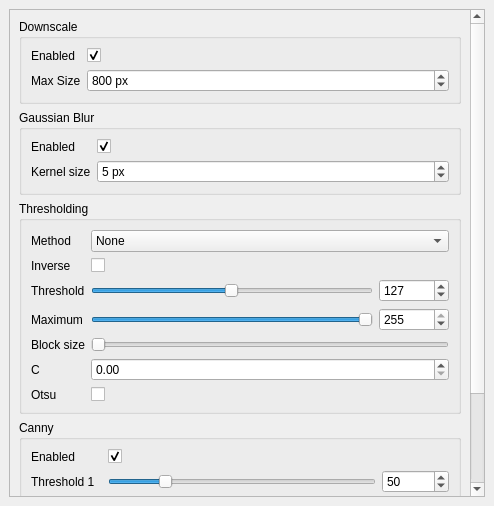
<?xml version="1.0" encoding="UTF-8"?>
<ui version="4.0">
 <class>PropertiesDock</class>
 <widget class="QDockWidget" name="PropertiesDock">
  <property name="geometry">
   <rect>
    <x>0</x>
    <y>0</y>
    <width>494</width>
    <height>506</height>
   </rect>
  </property>
  <property name="windowTitle">
   <string>Properties</string>
  </property>
  <widget class="QWidget" name="dockWidgetContents">
   <layout class="QGridLayout" name="layoutPropertiesDock">
    <item row="0" column="0">
     <widget class="QScrollArea" name="scrollareaPropertiesDock">
      <property name="widgetResizable">
       <bool>true</bool>
      </property>
      <widget class="QWidget" name="scrollAreaWidgetContents">
       <property name="geometry">
        <rect>
         <x>0</x>
         <y>-196</y>
         <width>460</width>
         <height>686</height>
        </rect>
       </property>
       <property name="sizePolicy">
        <sizepolicy hsizetype="Preferred" vsizetype="MinimumExpanding">
         <horstretch>0</horstretch>
         <verstretch>0</verstretch>
        </sizepolicy>
       </property>
       <layout class="QGridLayout" name="layoutScrollAreaPropertiesDock">
        <item row="4" column="0">
         <spacer name="verticalSpacer">
          <property name="orientation">
           <enum>Qt::Orientation::Vertical</enum>
          </property>
          <property name="sizeType">
           <enum>QSizePolicy::Policy::Expanding</enum>
          </property>
          <property name="sizeHint" stdset="0">
           <size>
            <width>20</width>
            <height>40</height>
           </size>
          </property>
         </spacer>
        </item>
        <item row="0" column="0">
         <widget class="QGroupBox" name="group0Downscale">
          <property name="sizePolicy">
           <sizepolicy hsizetype="Preferred" vsizetype="Fixed">
            <horstretch>0</horstretch>
            <verstretch>0</verstretch>
           </sizepolicy>
          </property>
          <property name="title">
           <string>Downscale</string>
          </property>
          <layout class="QFormLayout" name="layoutDownscale">
           <item row="1" column="0">
            <widget class="QLabel" name="labelDownscaleMaxSize">
             <property name="text">
              <string>Max Size</string>
             </property>
            </widget>
           </item>
           <item row="1" column="1">
            <widget class="QSpinBox" name="spinboxDownscaleMaxSize">
             <property name="suffix">
              <string> px</string>
             </property>
             <property name="maximum">
              <number>3000</number>
             </property>
             <property name="value">
              <number>800</number>
             </property>
            </widget>
           </item>
           <item row="0" column="0">
            <widget class="QLabel" name="labelDownscaleEnabled">
             <property name="text">
              <string>Enabled</string>
             </property>
            </widget>
           </item>
           <item row="0" column="1">
            <widget class="QCheckBox" name="checkboxDownscaleEnabled">
             <property name="text">
              <string/>
             </property>
             <property name="checked">
              <bool>true</bool>
             </property>
            </widget>
           </item>
          </layout>
         </widget>
        </item>
        <item row="1" column="0">
         <widget class="QGroupBox" name="group1Blur">
          <property name="sizePolicy">
           <sizepolicy hsizetype="Preferred" vsizetype="Fixed">
            <horstretch>0</horstretch>
            <verstretch>0</verstretch>
           </sizepolicy>
          </property>
          <property name="title">
           <string>Gaussian Blur</string>
          </property>
          <layout class="QFormLayout" name="layoutBlur">
           <item row="0" column="0">
            <widget class="QLabel" name="labelBlurEnabled">
             <property name="text">
              <string>Enabled</string>
             </property>
            </widget>
           </item>
           <item row="1" column="0">
            <widget class="QLabel" name="labelBlurKernelSize">
             <property name="text">
              <string>Kernel size</string>
             </property>
            </widget>
           </item>
           <item row="1" column="1">
            <widget class="QSpinBox" name="spinboxBlurKernelSize">
             <property name="suffix">
              <string> px</string>
             </property>
             <property name="minimum">
              <number>1</number>
             </property>
             <property name="singleStep">
              <number>2</number>
             </property>
             <property name="value">
              <number>5</number>
             </property>
            </widget>
           </item>
           <item row="0" column="1">
            <widget class="QCheckBox" name="checkboxBlurEnabled">
             <property name="text">
              <string/>
             </property>
             <property name="checked">
              <bool>true</bool>
             </property>
            </widget>
           </item>
          </layout>
         </widget>
        </item>
        <item row="3" column="0">
         <widget class="QGroupBox" name="group3Canny">
          <property name="sizePolicy">
           <sizepolicy hsizetype="Preferred" vsizetype="Fixed">
            <horstretch>0</horstretch>
            <verstretch>0</verstretch>
           </sizepolicy>
          </property>
          <property name="title">
           <string>Canny</string>
          </property>
          <layout class="QFormLayout" name="layoutCanny">
           <item row="0" column="0">
            <widget class="QLabel" name="labelCannyEnabled">
             <property name="text">
              <string>Enabled</string>
             </property>
            </widget>
           </item>
           <item row="0" column="1">
            <widget class="QCheckBox" name="checkboxCannyEnabled">
             <property name="text">
              <string/>
             </property>
             <property name="checked">
              <bool>true</bool>
             </property>
            </widget>
           </item>
           <item row="1" column="0">
            <widget class="QLabel" name="labelCannyThreshold1">
             <property name="text">
              <string>Threshold 1</string>
             </property>
            </widget>
           </item>
           <item row="2" column="0">
            <widget class="QLabel" name="labelCannyThreshold2">
             <property name="text">
              <string>Threshold 2</string>
             </property>
            </widget>
           </item>
           <item row="3" column="0">
            <widget class="QLabel" name="labelCannyApertureSize">
             <property name="text">
              <string>Aperture size</string>
             </property>
            </widget>
           </item>
           <item row="1" column="1">
            <layout class="QHBoxLayout" name="layoutCannyThreshold1">
             <item>
              <widget class="QSlider" name="sliderCannyThreshold1">
               <property name="sizePolicy">
                <sizepolicy hsizetype="Expanding" vsizetype="Fixed">
                 <horstretch>4</horstretch>
                 <verstretch>0</verstretch>
                </sizepolicy>
               </property>
               <property name="maximum">
                <number>255</number>
               </property>
               <property name="value">
                <number>50</number>
               </property>
               <property name="orientation">
                <enum>Qt::Orientation::Horizontal</enum>
               </property>
              </widget>
             </item>
             <item>
              <widget class="QSpinBox" name="spinboxCannyThreshold1">
               <property name="sizePolicy">
                <sizepolicy hsizetype="Minimum" vsizetype="Fixed">
                 <horstretch>1</horstretch>
                 <verstretch>0</verstretch>
                </sizepolicy>
               </property>
               <property name="maximum">
                <number>255</number>
               </property>
               <property name="value">
                <number>50</number>
               </property>
              </widget>
             </item>
            </layout>
           </item>
           <item row="2" column="1">
            <layout class="QHBoxLayout" name="layoutCannyThreshold2">
             <item>
              <widget class="QSlider" name="sliderCannyThreshold2">
               <property name="sizePolicy">
                <sizepolicy hsizetype="Expanding" vsizetype="Fixed">
                 <horstretch>4</horstretch>
                 <verstretch>0</verstretch>
                </sizepolicy>
               </property>
               <property name="maximum">
                <number>255</number>
               </property>
               <property name="value">
                <number>150</number>
               </property>
               <property name="orientation">
                <enum>Qt::Orientation::Horizontal</enum>
               </property>
              </widget>
             </item>
             <item>
              <widget class="QSpinBox" name="spinboxCannyThreshold2">
               <property name="sizePolicy">
                <sizepolicy hsizetype="Minimum" vsizetype="Fixed">
                 <horstretch>1</horstretch>
                 <verstretch>0</verstretch>
                </sizepolicy>
               </property>
               <property name="maximum">
                <number>255</number>
               </property>
               <property name="value">
                <number>150</number>
               </property>
              </widget>
             </item>
            </layout>
           </item>
           <item row="3" column="1">
            <widget class="QSpinBox" name="spinboxCannyApertureSize">
             <property name="suffix">
              <string> px</string>
             </property>
             <property name="minimum">
              <number>3</number>
             </property>
             <property name="maximum">
              <number>7</number>
             </property>
             <property name="singleStep">
              <number>2</number>
             </property>
            </widget>
           </item>
          </layout>
         </widget>
        </item>
        <item row="2" column="0">
         <widget class="QGroupBox" name="group2Threshold">
          <property name="title">
           <string>Thresholding</string>
          </property>
          <layout class="QFormLayout" name="formLayout">
           <item row="0" column="0">
            <widget class="QLabel" name="labelThresholdingMethod">
             <property name="text">
              <string>Method</string>
             </property>
            </widget>
           </item>
           <item row="0" column="1">
            <widget class="QComboBox" name="comboboxThresholdingMethod">
             <item>
              <property name="text">
               <string>None</string>
              </property>
             </item>
             <item>
              <property name="text">
               <string>Binary</string>
              </property>
             </item>
             <item>
              <property name="text">
               <string>Truncate</string>
              </property>
             </item>
             <item>
              <property name="text">
               <string>To Zero</string>
              </property>
             </item>
             <item>
              <property name="text">
               <string>Mean</string>
              </property>
             </item>
             <item>
              <property name="text">
               <string>Gaussian</string>
              </property>
             </item>
            </widget>
           </item>
           <item row="2" column="0">
            <widget class="QLabel" name="labelThresholdingThreshold">
             <property name="text">
              <string>Threshold</string>
             </property>
            </widget>
           </item>
           <item row="3" column="0">
            <widget class="QLabel" name="labelThresholdingMaximum">
             <property name="text">
              <string>Maximum</string>
             </property>
            </widget>
           </item>
           <item row="4" column="0">
            <widget class="QLabel" name="labelThresholdingBlockSize">
             <property name="text">
              <string>Block size</string>
             </property>
            </widget>
           </item>
           <item row="5" column="0">
            <widget class="QLabel" name="labelThresholdingC">
             <property name="text">
              <string>C</string>
             </property>
            </widget>
           </item>
           <item row="6" column="0">
            <widget class="QLabel" name="labelThresholdingOtsu">
             <property name="text">
              <string>Otsu</string>
             </property>
            </widget>
           </item>
           <item row="6" column="1">
            <widget class="QCheckBox" name="checkboxThresholdingOtsu">
             <property name="text">
              <string/>
             </property>
            </widget>
           </item>
           <item row="2" column="1">
            <layout class="QHBoxLayout" name="layoutThresholdingThreshold">
             <item>
              <widget class="QSlider" name="sliderThresholdingThreshold">
               <property name="sizePolicy">
                <sizepolicy hsizetype="Expanding" vsizetype="Fixed">
                 <horstretch>4</horstretch>
                 <verstretch>0</verstretch>
                </sizepolicy>
               </property>
               <property name="maximum">
                <number>255</number>
               </property>
               <property name="value">
                <number>127</number>
               </property>
               <property name="orientation">
                <enum>Qt::Orientation::Horizontal</enum>
               </property>
              </widget>
             </item>
             <item>
              <widget class="QSpinBox" name="spinboxThresholdingThreshold">
               <property name="sizePolicy">
                <sizepolicy hsizetype="Minimum" vsizetype="Fixed">
                 <horstretch>1</horstretch>
                 <verstretch>0</verstretch>
                </sizepolicy>
               </property>
               <property name="maximum">
                <number>255</number>
               </property>
               <property name="value">
                <number>127</number>
               </property>
              </widget>
             </item>
            </layout>
           </item>
           <item row="3" column="1">
            <layout class="QHBoxLayout" name="layoutThresholdingMaximum">
             <item>
              <widget class="QSlider" name="sliderThresholdingMaximum">
               <property name="sizePolicy">
                <sizepolicy hsizetype="Expanding" vsizetype="Fixed">
                 <horstretch>4</horstretch>
                 <verstretch>0</verstretch>
                </sizepolicy>
               </property>
               <property name="maximum">
                <number>255</number>
               </property>
               <property name="value">
                <number>255</number>
               </property>
               <property name="orientation">
                <enum>Qt::Orientation::Horizontal</enum>
               </property>
              </widget>
             </item>
             <item>
              <widget class="QSpinBox" name="spinboxThresholdingMaximum">
               <property name="sizePolicy">
                <sizepolicy hsizetype="Minimum" vsizetype="Fixed">
                 <horstretch>1</horstretch>
                 <verstretch>0</verstretch>
                </sizepolicy>
               </property>
               <property name="maximum">
                <number>255</number>
               </property>
               <property name="value">
                <number>255</number>
               </property>
              </widget>
             </item>
            </layout>
           </item>
           <item row="4" column="1">
            <widget class="QSlider" name="sliderThresholdingBlockSize">
             <property name="minimum">
              <number>1</number>
             </property>
             <property name="singleStep">
              <number>2</number>
             </property>
             <property name="orientation">
              <enum>Qt::Orientation::Horizontal</enum>
             </property>
            </widget>
           </item>
           <item row="5" column="1">
            <widget class="QDoubleSpinBox" name="spinboxThresholdingC"/>
           </item>
           <item row="1" column="0">
            <widget class="QLabel" name="labelThresholdingInverse">
             <property name="text">
              <string>Inverse</string>
             </property>
            </widget>
           </item>
           <item row="1" column="1">
            <widget class="QCheckBox" name="checkboxThresholdingInverse">
             <property name="text">
              <string/>
             </property>
            </widget>
           </item>
          </layout>
         </widget>
        </item>
       </layout>
      </widget>
     </widget>
    </item>
   </layout>
  </widget>
 </widget>
 <resources/>
 <connections/>
</ui>
